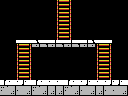

This game map was drawn from its Tiled (.tmx) file and the tilesets committed beside it. A one-line description and the full map source follow:
An orthogonal 16x12 tile map with 8x8 px tiles, 1 tile layer (Tile Layer 1) and 8 objects (2x item, 2x big-item, 2x 4x4-item, breakable-down, door-down).

<map version="1.0" orientation="orthogonal" renderorder="right-down" width="16" height="12" tilewidth="8" tileheight="8" nextobjectid="11">
 <properties>
  <property name="left" value="hole" />
  <property name="right" value="hole" />
  <property name="up" value="stairs" />
 </properties>
 <tileset firstgid="1" name="tiles" tilewidth="8" tileheight="8" tilecount="256" columns="16">
  <image source="tiles.png" width="128" height="128" />
 </tileset>
 <layer name="Tile Layer 1" width="16" height="12">
  <data encoding="csv">
1,1,1,1,1,1,1,249,168,1,1,1,1,1,1,1,
1,1,1,1,1,1,1,249,168,1,1,1,1,1,1,1,
1,1,1,1,1,1,1,249,168,1,1,1,1,1,1,1,
1,1,1,1,1,1,1,249,168,1,1,1,1,1,1,1,
1,1,1,1,1,1,1,249,168,1,1,1,1,1,1,1,
1,1,105,106,143,144,254,144,254,144,254,143,105,106,1,1,
1,1,249,168,1,1,1,1,1,1,1,1,249,168,1,1,
1,1,249,168,1,1,1,1,1,1,1,1,249,168,1,1,
1,1,249,168,1,1,1,1,1,1,1,1,249,168,1,1,
1,1,249,168,1,1,1,1,1,1,1,1,249,168,1,1,
151,156,247,156,151,156,156,156,151,156,247,156,156,247,247,156,
153,152,153,152,153,152,152,152,153,152,153,152,152,153,153,152
</data>
 </layer>
 <objectgroup name="objects">
  <object id="1" type="item" x="80" y="64" width="16" height="16" />
  <object id="2" type="item" x="32" y="64" width="16" height="16" />
  <object id="3" type="big-item" x="72" y="16" width="32" height="24" />
  <object id="4" type="big-item" x="24" y="16" width="32" height="24" />
  <object id="6" type="breakable-down" x="48" y="80" width="32" height="16" />
  <object id="8" type="door-down" x="48" y="80" width="32" height="16" />
  <object id="9" type="4x4-item" x="72" y="8" width="32" height="32" />
  <object id="10" type="4x4-item" x="24" y="8" width="32" height="32" />
 </objectgroup>
</map>
